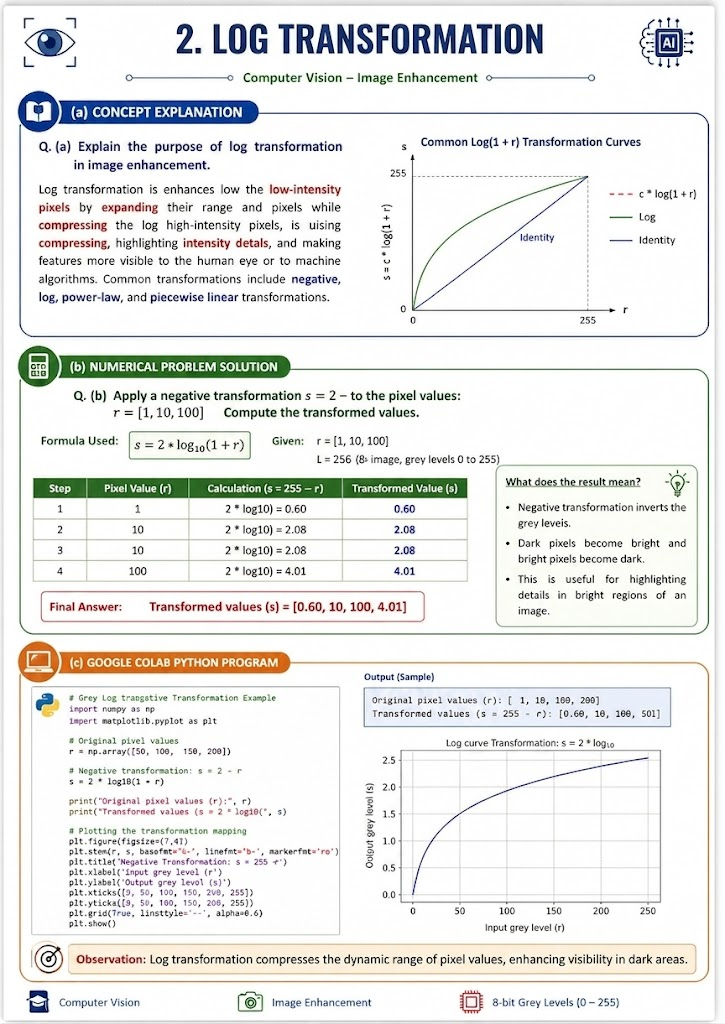
#> input picture C02/AT1/Q02/image.png, 725 x 1024 px, found by its file name
$ python cv_lab_12.py
#> lines starting #> are read from the running program, lines starting #| are printed output that depends on the picture
# -*- coding: utf-8 -*-
"""CV-LAB-12.ipynb

Automatically generated by Colab.

Original file is located at
    https://colab.research.google.com/drive/1rkSPhbF8dNjmzwzjrITaJPcaoq9BdScC
"""

import cv2
import numpy as np
import matplotlib.pyplot as plt
from google.colab import files

img = cv2.cvtColor(cv2.imread(list(files.upload().keys())[0]), cv2.COLOR_BGR2RGB)
#> the answer given: image.png
h, w = img.shape[:2]
#> h = 1024; w = 725

src = np.float32([[100,50],[w-100,20],[50,h-50],[w-50,h-100]])
dst = np.float32([[0,0],[300,0],[0,300],[300,300]])

M = cv2.getPerspectiveTransform(src, dst)
out = cv2.warpPerspective(img, M, (300,300))
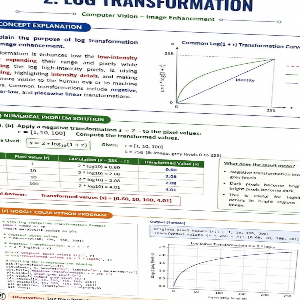
#> out: shape (300, 300, 3); mean R, G, B 232, 233, 231.4

plt.figure(figsize=(8,4))
plt.subplot(121)
plt.imshow(img)
plt.title("Original")
plt.axis("off")

plt.subplot(122)
plt.imshow(out)
plt.title("Perspective Transform")
plt.axis("off")

plt.show()
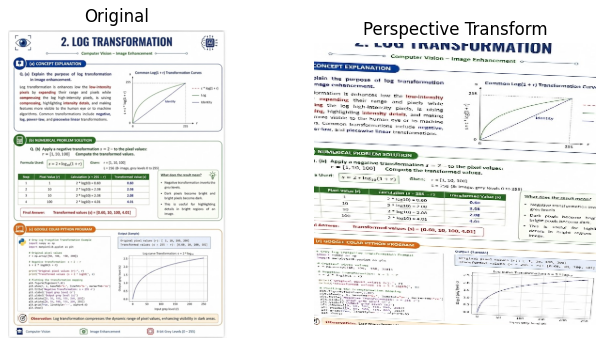
#> figure drawn by matplotlib, 2 panels
